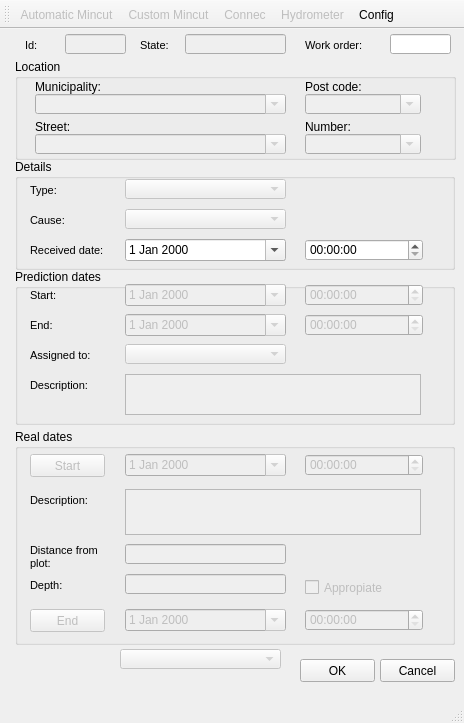
<?xml version="1.0" encoding="UTF-8"?>
<ui version="4.0">
 <class>mincut</class>
 <widget class="QMainWindow" name="mincut">
  <property name="geometry">
   <rect>
    <x>0</x>
    <y>0</y>
    <width>464</width>
    <height>723</height>
   </rect>
  </property>
  <property name="windowTitle">
   <string>Mincut</string>
  </property>
  <widget class="QWidget" name="centralwidget">
   <widget class="QGroupBox" name="groupBox">
    <property name="geometry">
     <rect>
      <x>15</x>
      <y>30</y>
      <width>441</width>
      <height>101</height>
     </rect>
    </property>
    <property name="title">
     <string>Location</string>
    </property>
    <widget class="QLabel" name="label_connec_4">
     <property name="geometry">
      <rect>
       <x>290</x>
       <y>60</y>
       <width>81</width>
       <height>16</height>
      </rect>
     </property>
     <property name="text">
      <string>Number:</string>
     </property>
    </widget>
    <widget class="QLabel" name="label_connec_5">
     <property name="geometry">
      <rect>
       <x>20</x>
       <y>60</y>
       <width>81</width>
       <height>16</height>
      </rect>
     </property>
     <property name="text">
      <string>Street:</string>
     </property>
    </widget>
    <widget class="QComboBox" name="address_number">
     <property name="enabled">
      <bool>false</bool>
     </property>
     <property name="geometry">
      <rect>
       <x>290</x>
       <y>75</y>
       <width>116</width>
       <height>20</height>
      </rect>
     </property>
     <property name="editable">
      <bool>true</bool>
     </property>
    </widget>
    <widget class="QComboBox" name="address_exploitation">
     <property name="enabled">
      <bool>false</bool>
     </property>
     <property name="geometry">
      <rect>
       <x>20</x>
       <y>35</y>
       <width>251</width>
       <height>20</height>
      </rect>
     </property>
     <property name="editable">
      <bool>true</bool>
     </property>
    </widget>
    <widget class="QComboBox" name="address_postal_code">
     <property name="enabled">
      <bool>false</bool>
     </property>
     <property name="geometry">
      <rect>
       <x>290</x>
       <y>35</y>
       <width>116</width>
       <height>20</height>
      </rect>
     </property>
     <property name="editable">
      <bool>true</bool>
     </property>
    </widget>
    <widget class="QLabel" name="label_connec_3">
     <property name="geometry">
      <rect>
       <x>290</x>
       <y>20</y>
       <width>81</width>
       <height>16</height>
      </rect>
     </property>
     <property name="text">
      <string>Post code:</string>
     </property>
    </widget>
    <widget class="QComboBox" name="address_street">
     <property name="enabled">
      <bool>false</bool>
     </property>
     <property name="geometry">
      <rect>
       <x>20</x>
       <y>75</y>
       <width>251</width>
       <height>20</height>
      </rect>
     </property>
     <property name="editable">
      <bool>true</bool>
     </property>
    </widget>
    <widget class="QLabel" name="label_connec_2">
     <property name="geometry">
      <rect>
       <x>20</x>
       <y>20</y>
       <width>81</width>
       <height>16</height>
      </rect>
     </property>
     <property name="text">
      <string>Municipality:</string>
     </property>
    </widget>
   </widget>
   <widget class="QGroupBox" name="groupBox_2">
    <property name="geometry">
     <rect>
      <x>15</x>
      <y>240</y>
      <width>440</width>
      <height>156</height>
     </rect>
    </property>
    <property name="title">
     <string>Prediction dates</string>
    </property>
    <widget class="QLabel" name="label_builtdate_4">
     <property name="geometry">
      <rect>
       <x>15</x>
       <y>45</y>
       <width>90</width>
       <height>22</height>
      </rect>
     </property>
     <property name="font">
      <font>
       <pointsize>8</pointsize>
      </font>
     </property>
     <property name="frameShape">
      <enum>QFrame::NoFrame</enum>
     </property>
     <property name="frameShadow">
      <enum>QFrame::Plain</enum>
     </property>
     <property name="text">
      <string>End:</string>
     </property>
     <property name="textFormat">
      <enum>Qt::AutoText</enum>
     </property>
     <property name="scaledContents">
      <bool>false</bool>
     </property>
     <property name="margin">
      <number>3</number>
     </property>
    </widget>
    <widget class="QDateEdit" name="cbx_date_end_predict">
     <property name="enabled">
      <bool>false</bool>
     </property>
     <property name="geometry">
      <rect>
       <x>110</x>
       <y>45</y>
       <width>161</width>
       <height>22</height>
      </rect>
     </property>
     <property name="calendarPopup">
      <bool>true</bool>
     </property>
    </widget>
    <widget class="QLabel" name="label_builtdate_3">
     <property name="geometry">
      <rect>
       <x>15</x>
       <y>15</y>
       <width>90</width>
       <height>22</height>
      </rect>
     </property>
     <property name="font">
      <font>
       <pointsize>8</pointsize>
      </font>
     </property>
     <property name="frameShape">
      <enum>QFrame::NoFrame</enum>
     </property>
     <property name="frameShadow">
      <enum>QFrame::Plain</enum>
     </property>
     <property name="text">
      <string>Start:</string>
     </property>
     <property name="textFormat">
      <enum>Qt::AutoText</enum>
     </property>
     <property name="scaledContents">
      <bool>false</bool>
     </property>
     <property name="margin">
      <number>3</number>
     </property>
    </widget>
    <widget class="QTimeEdit" name="cbx_hours_end_predict">
     <property name="enabled">
      <bool>false</bool>
     </property>
     <property name="geometry">
      <rect>
       <x>290</x>
       <y>45</y>
       <width>118</width>
       <height>22</height>
      </rect>
     </property>
    </widget>
    <widget class="QDateEdit" name="cbx_date_start_predict">
     <property name="enabled">
      <bool>false</bool>
     </property>
     <property name="geometry">
      <rect>
       <x>110</x>
       <y>15</y>
       <width>161</width>
       <height>22</height>
      </rect>
     </property>
     <property name="calendarPopup">
      <bool>true</bool>
     </property>
    </widget>
    <widget class="QTimeEdit" name="cbx_hours_start_predict">
     <property name="enabled">
      <bool>false</bool>
     </property>
     <property name="geometry">
      <rect>
       <x>290</x>
       <y>15</y>
       <width>118</width>
       <height>22</height>
      </rect>
     </property>
    </widget>
    <widget class="QTextEdit" name="pred_description">
     <property name="enabled">
      <bool>false</bool>
     </property>
     <property name="geometry">
      <rect>
       <x>110</x>
       <y>105</y>
       <width>296</width>
       <height>41</height>
      </rect>
     </property>
    </widget>
    <widget class="QLabel" name="label_builtdate_5">
     <property name="geometry">
      <rect>
       <x>15</x>
       <y>105</y>
       <width>90</width>
       <height>22</height>
      </rect>
     </property>
     <property name="font">
      <font>
       <pointsize>8</pointsize>
      </font>
     </property>
     <property name="frameShape">
      <enum>QFrame::NoFrame</enum>
     </property>
     <property name="frameShadow">
      <enum>QFrame::Plain</enum>
     </property>
     <property name="text">
      <string>Description:</string>
     </property>
     <property name="textFormat">
      <enum>Qt::AutoText</enum>
     </property>
     <property name="scaledContents">
      <bool>false</bool>
     </property>
     <property name="margin">
      <number>3</number>
     </property>
    </widget>
    <widget class="QLabel" name="label_assigned_to">
     <property name="geometry">
      <rect>
       <x>15</x>
       <y>75</y>
       <width>90</width>
       <height>22</height>
      </rect>
     </property>
     <property name="font">
      <font>
       <pointsize>8</pointsize>
      </font>
     </property>
     <property name="frameShape">
      <enum>QFrame::NoFrame</enum>
     </property>
     <property name="frameShadow">
      <enum>QFrame::Plain</enum>
     </property>
     <property name="text">
      <string>Assigned to:</string>
     </property>
     <property name="textFormat">
      <enum>Qt::AutoText</enum>
     </property>
     <property name="scaledContents">
      <bool>false</bool>
     </property>
     <property name="alignment">
      <set>Qt::AlignLeading|Qt::AlignLeft|Qt::AlignVCenter</set>
     </property>
     <property name="margin">
      <number>3</number>
     </property>
    </widget>
    <widget class="QComboBox" name="assigned_to">
     <property name="enabled">
      <bool>false</bool>
     </property>
     <property name="geometry">
      <rect>
       <x>110</x>
       <y>75</y>
       <width>161</width>
       <height>20</height>
      </rect>
     </property>
    </widget>
   </widget>
   <widget class="QGroupBox" name="groupBox_3">
    <property name="geometry">
     <rect>
      <x>15</x>
      <y>400</y>
      <width>440</width>
      <height>216</height>
     </rect>
    </property>
    <property name="title">
     <string>Real dates</string>
    </property>
    <widget class="QDateEdit" name="cbx_date_end">
     <property name="enabled">
      <bool>false</bool>
     </property>
     <property name="geometry">
      <rect>
       <x>110</x>
       <y>180</y>
       <width>161</width>
       <height>22</height>
      </rect>
     </property>
     <property name="calendarPopup">
      <bool>true</bool>
     </property>
    </widget>
    <widget class="QTimeEdit" name="cbx_hours_end">
     <property name="enabled">
      <bool>false</bool>
     </property>
     <property name="geometry">
      <rect>
       <x>290</x>
       <y>180</y>
       <width>118</width>
       <height>22</height>
      </rect>
     </property>
    </widget>
    <widget class="QDateEdit" name="cbx_date_start">
     <property name="enabled">
      <bool>false</bool>
     </property>
     <property name="geometry">
      <rect>
       <x>110</x>
       <y>25</y>
       <width>161</width>
       <height>22</height>
      </rect>
     </property>
     <property name="calendarPopup">
      <bool>true</bool>
     </property>
    </widget>
    <widget class="QTimeEdit" name="cbx_hours_start">
     <property name="enabled">
      <bool>false</bool>
     </property>
     <property name="geometry">
      <rect>
       <x>290</x>
       <y>25</y>
       <width>118</width>
       <height>22</height>
      </rect>
     </property>
    </widget>
    <widget class="QPushButton" name="btn_start">
     <property name="enabled">
      <bool>false</bool>
     </property>
     <property name="geometry">
      <rect>
       <x>15</x>
       <y>25</y>
       <width>75</width>
       <height>23</height>
      </rect>
     </property>
     <property name="text">
      <string>Start</string>
     </property>
    </widget>
    <widget class="QPushButton" name="btn_end">
     <property name="enabled">
      <bool>false</bool>
     </property>
     <property name="geometry">
      <rect>
       <x>15</x>
       <y>180</y>
       <width>75</width>
       <height>23</height>
      </rect>
     </property>
     <property name="text">
      <string>End</string>
     </property>
    </widget>
    <widget class="QTextEdit" name="real_description">
     <property name="enabled">
      <bool>false</bool>
     </property>
     <property name="geometry">
      <rect>
       <x>110</x>
       <y>60</y>
       <width>296</width>
       <height>46</height>
      </rect>
     </property>
    </widget>
    <widget class="QLabel" name="label_builtdate_6">
     <property name="geometry">
      <rect>
       <x>15</x>
       <y>60</y>
       <width>90</width>
       <height>22</height>
      </rect>
     </property>
     <property name="font">
      <font>
       <pointsize>8</pointsize>
      </font>
     </property>
     <property name="frameShape">
      <enum>QFrame::NoFrame</enum>
     </property>
     <property name="frameShadow">
      <enum>QFrame::Plain</enum>
     </property>
     <property name="text">
      <string>Description:</string>
     </property>
     <property name="textFormat">
      <enum>Qt::AutoText</enum>
     </property>
     <property name="scaledContents">
      <bool>false</bool>
     </property>
     <property name="margin">
      <number>3</number>
     </property>
    </widget>
    <widget class="QCheckBox" name="appropiate">
     <property name="enabled">
      <bool>false</bool>
     </property>
     <property name="geometry">
      <rect>
       <x>290</x>
       <y>150</y>
       <width>121</width>
       <height>17</height>
      </rect>
     </property>
     <property name="text">
      <string>Appropiate</string>
     </property>
    </widget>
    <widget class="QLineEdit" name="depth">
     <property name="enabled">
      <bool>false</bool>
     </property>
     <property name="geometry">
      <rect>
       <x>110</x>
       <y>145</y>
       <width>161</width>
       <height>20</height>
      </rect>
     </property>
     <property name="inputMask">
      <string/>
     </property>
     <property name="text">
      <string/>
     </property>
    </widget>
    <widget class="QLabel" name="label_label_x_4">
     <property name="geometry">
      <rect>
       <x>15</x>
       <y>110</y>
       <width>90</width>
       <height>36</height>
      </rect>
     </property>
     <property name="font">
      <font>
       <pointsize>8</pointsize>
      </font>
     </property>
     <property name="frameShape">
      <enum>QFrame::NoFrame</enum>
     </property>
     <property name="frameShadow">
      <enum>QFrame::Plain</enum>
     </property>
     <property name="text">
      <string>Distance from plot:</string>
     </property>
     <property name="textFormat">
      <enum>Qt::AutoText</enum>
     </property>
     <property name="scaledContents">
      <bool>false</bool>
     </property>
     <property name="alignment">
      <set>Qt::AlignLeading|Qt::AlignLeft|Qt::AlignVCenter</set>
     </property>
     <property name="wordWrap">
      <bool>true</bool>
     </property>
     <property name="margin">
      <number>3</number>
     </property>
    </widget>
    <widget class="QLineEdit" name="distance">
     <property name="enabled">
      <bool>false</bool>
     </property>
     <property name="geometry">
      <rect>
       <x>110</x>
       <y>115</y>
       <width>161</width>
       <height>20</height>
      </rect>
     </property>
     <property name="inputMask">
      <string/>
     </property>
     <property name="text">
      <string/>
     </property>
    </widget>
    <widget class="QLabel" name="label_label_x_5">
     <property name="geometry">
      <rect>
       <x>15</x>
       <y>145</y>
       <width>90</width>
       <height>22</height>
      </rect>
     </property>
     <property name="font">
      <font>
       <pointsize>8</pointsize>
      </font>
     </property>
     <property name="frameShape">
      <enum>QFrame::NoFrame</enum>
     </property>
     <property name="frameShadow">
      <enum>QFrame::Plain</enum>
     </property>
     <property name="text">
      <string>Depth:</string>
     </property>
     <property name="textFormat">
      <enum>Qt::AutoText</enum>
     </property>
     <property name="scaledContents">
      <bool>false</bool>
     </property>
     <property name="alignment">
      <set>Qt::AlignLeading|Qt::AlignLeft|Qt::AlignVCenter</set>
     </property>
     <property name="margin">
      <number>3</number>
     </property>
    </widget>
   </widget>
   <widget class="QGroupBox" name="groupBox_4">
    <property name="geometry">
     <rect>
      <x>15</x>
      <y>130</y>
      <width>440</width>
      <height>111</height>
     </rect>
    </property>
    <property name="title">
     <string>Details</string>
    </property>
    <widget class="QLabel" name="label_label_x_8">
     <property name="geometry">
      <rect>
       <x>15</x>
       <y>50</y>
       <width>90</width>
       <height>22</height>
      </rect>
     </property>
     <property name="font">
      <font>
       <pointsize>8</pointsize>
      </font>
     </property>
     <property name="frameShape">
      <enum>QFrame::NoFrame</enum>
     </property>
     <property name="frameShadow">
      <enum>QFrame::Plain</enum>
     </property>
     <property name="text">
      <string>Cause:</string>
     </property>
     <property name="textFormat">
      <enum>Qt::AutoText</enum>
     </property>
     <property name="scaledContents">
      <bool>false</bool>
     </property>
     <property name="alignment">
      <set>Qt::AlignLeading|Qt::AlignLeft|Qt::AlignVCenter</set>
     </property>
     <property name="margin">
      <number>3</number>
     </property>
    </widget>
    <widget class="QComboBox" name="type">
     <property name="enabled">
      <bool>false</bool>
     </property>
     <property name="geometry">
      <rect>
       <x>110</x>
       <y>20</y>
       <width>161</width>
       <height>20</height>
      </rect>
     </property>
    </widget>
    <widget class="QLabel" name="label_label_x_7">
     <property name="geometry">
      <rect>
       <x>15</x>
       <y>20</y>
       <width>90</width>
       <height>22</height>
      </rect>
     </property>
     <property name="font">
      <font>
       <pointsize>8</pointsize>
      </font>
     </property>
     <property name="frameShape">
      <enum>QFrame::NoFrame</enum>
     </property>
     <property name="frameShadow">
      <enum>QFrame::Plain</enum>
     </property>
     <property name="text">
      <string>Type:</string>
     </property>
     <property name="textFormat">
      <enum>Qt::AutoText</enum>
     </property>
     <property name="scaledContents">
      <bool>false</bool>
     </property>
     <property name="alignment">
      <set>Qt::AlignLeading|Qt::AlignLeft|Qt::AlignVCenter</set>
     </property>
     <property name="margin">
      <number>3</number>
     </property>
    </widget>
    <widget class="QComboBox" name="cause">
     <property name="enabled">
      <bool>false</bool>
     </property>
     <property name="geometry">
      <rect>
       <x>110</x>
       <y>50</y>
       <width>161</width>
       <height>20</height>
      </rect>
     </property>
    </widget>
    <widget class="QLabel" name="label_label_x_10">
     <property name="geometry">
      <rect>
       <x>15</x>
       <y>80</y>
       <width>90</width>
       <height>22</height>
      </rect>
     </property>
     <property name="font">
      <font>
       <pointsize>8</pointsize>
      </font>
     </property>
     <property name="frameShape">
      <enum>QFrame::NoFrame</enum>
     </property>
     <property name="frameShadow">
      <enum>QFrame::Plain</enum>
     </property>
     <property name="text">
      <string>Received date:</string>
     </property>
     <property name="textFormat">
      <enum>Qt::AutoText</enum>
     </property>
     <property name="scaledContents">
      <bool>false</bool>
     </property>
     <property name="alignment">
      <set>Qt::AlignLeading|Qt::AlignLeft|Qt::AlignVCenter</set>
     </property>
     <property name="margin">
      <number>3</number>
     </property>
    </widget>
    <widget class="QDateEdit" name="cbx_recieved_day">
     <property name="enabled">
      <bool>true</bool>
     </property>
     <property name="geometry">
      <rect>
       <x>110</x>
       <y>80</y>
       <width>161</width>
       <height>22</height>
      </rect>
     </property>
     <property name="calendarPopup">
      <bool>true</bool>
     </property>
    </widget>
    <widget class="QTimeEdit" name="cbx_recieved_time">
     <property name="enabled">
      <bool>true</bool>
     </property>
     <property name="geometry">
      <rect>
       <x>290</x>
       <y>80</y>
       <width>118</width>
       <height>22</height>
      </rect>
     </property>
    </widget>
   </widget>
   <widget class="QLabel" name="label_label_x_11">
    <property name="geometry">
     <rect>
      <x>140</x>
      <y>5</y>
      <width>90</width>
      <height>22</height>
     </rect>
    </property>
    <property name="font">
     <font>
      <pointsize>8</pointsize>
     </font>
    </property>
    <property name="frameShape">
     <enum>QFrame::NoFrame</enum>
    </property>
    <property name="frameShadow">
     <enum>QFrame::Plain</enum>
    </property>
    <property name="text">
     <string>State:</string>
    </property>
    <property name="textFormat">
     <enum>Qt::AutoText</enum>
    </property>
    <property name="scaledContents">
     <bool>false</bool>
    </property>
    <property name="alignment">
     <set>Qt::AlignLeading|Qt::AlignLeft|Qt::AlignVCenter</set>
    </property>
    <property name="margin">
     <number>3</number>
    </property>
   </widget>
   <widget class="QLineEdit" name="state">
    <property name="enabled">
     <bool>false</bool>
    </property>
    <property name="geometry">
     <rect>
      <x>185</x>
      <y>5</y>
      <width>101</width>
      <height>20</height>
     </rect>
    </property>
    <property name="text">
     <string/>
    </property>
   </widget>
   <widget class="QPushButton" name="btn_cancel">
    <property name="geometry">
     <rect>
      <x>380</x>
      <y>630</y>
      <width>75</width>
      <height>23</height>
     </rect>
    </property>
    <property name="text">
     <string>Cancel</string>
    </property>
   </widget>
   <widget class="QPushButton" name="btn_accept">
    <property name="geometry">
     <rect>
      <x>300</x>
      <y>630</y>
      <width>75</width>
      <height>23</height>
     </rect>
    </property>
    <property name="text">
     <string>OK</string>
    </property>
   </widget>
   <widget class="QLineEdit" name="work_order">
    <property name="enabled">
     <bool>true</bool>
    </property>
    <property name="geometry">
     <rect>
      <x>390</x>
      <y>5</y>
      <width>61</width>
      <height>20</height>
     </rect>
    </property>
    <property name="text">
     <string/>
    </property>
   </widget>
   <widget class="QLineEdit" name="result_mincut_id">
    <property name="enabled">
     <bool>false</bool>
    </property>
    <property name="geometry">
     <rect>
      <x>65</x>
      <y>5</y>
      <width>61</width>
      <height>20</height>
     </rect>
    </property>
    <property name="text">
     <string/>
    </property>
   </widget>
   <widget class="QLabel" name="label_label_x_9">
    <property name="geometry">
     <rect>
      <x>25</x>
      <y>5</y>
      <width>51</width>
      <height>22</height>
     </rect>
    </property>
    <property name="font">
     <font>
      <pointsize>8</pointsize>
     </font>
    </property>
    <property name="frameShape">
     <enum>QFrame::NoFrame</enum>
    </property>
    <property name="frameShadow">
     <enum>QFrame::Plain</enum>
    </property>
    <property name="text">
     <string>Id:</string>
    </property>
    <property name="textFormat">
     <enum>Qt::AutoText</enum>
    </property>
    <property name="scaledContents">
     <bool>false</bool>
    </property>
    <property name="alignment">
     <set>Qt::AlignLeading|Qt::AlignLeft|Qt::AlignVCenter</set>
    </property>
    <property name="margin">
     <number>3</number>
    </property>
   </widget>
   <widget class="QLabel" name="label_label_x_12">
    <property name="geometry">
     <rect>
      <x>305</x>
      <y>5</y>
      <width>90</width>
      <height>22</height>
     </rect>
    </property>
    <property name="font">
     <font>
      <pointsize>8</pointsize>
     </font>
    </property>
    <property name="frameShape">
     <enum>QFrame::NoFrame</enum>
    </property>
    <property name="frameShadow">
     <enum>QFrame::Plain</enum>
    </property>
    <property name="text">
     <string>Work order:</string>
    </property>
    <property name="textFormat">
     <enum>Qt::AutoText</enum>
    </property>
    <property name="scaledContents">
     <bool>false</bool>
    </property>
    <property name="alignment">
     <set>Qt::AlignLeading|Qt::AlignLeft|Qt::AlignVCenter</set>
    </property>
    <property name="margin">
     <number>3</number>
    </property>
   </widget>
   <widget class="QComboBox" name="exec_user">
    <property name="enabled">
     <bool>false</bool>
    </property>
    <property name="geometry">
     <rect>
      <x>120</x>
      <y>620</y>
      <width>161</width>
      <height>20</height>
     </rect>
    </property>
   </widget>
  </widget>
  <widget class="QStatusBar" name="statusbar"/>
  <widget class="QToolBar" name="toolBar">
   <property name="windowTitle">
    <string>toolBar</string>
   </property>
   <property name="iconSize">
    <size>
     <width>20</width>
     <height>20</height>
    </size>
   </property>
   <attribute name="toolBarArea">
    <enum>TopToolBarArea</enum>
   </attribute>
   <attribute name="toolBarBreak">
    <bool>false</bool>
   </attribute>
   <addaction name="actionMincut"/>
   <addaction name="actionCustomMincut"/>
   <addaction name="actionAddConnec"/>
   <addaction name="actionAddHydrometer"/>
   <addaction name="actionConfig"/>
  </widget>
  <action name="actionConfig">
   <property name="enabled">
    <bool>true</bool>
   </property>
   <property name="icon">
    <iconset>
     <normaloff>../icons/99.png</normaloff>../icons/99.png</iconset>
   </property>
   <property name="text">
    <string>Config</string>
   </property>
   <property name="iconText">
    <string>Config</string>
   </property>
  </action>
  <action name="actionMincut">
   <property name="enabled">
    <bool>false</bool>
   </property>
   <property name="icon">
    <iconset>
     <normaloff>../icons/126.png</normaloff>../icons/126.png</iconset>
   </property>
   <property name="text">
    <string>Automatic Mincut</string>
   </property>
   <property name="toolTip">
    <string>Automatic Mincut</string>
   </property>
  </action>
  <action name="actionCustomMincut">
   <property name="enabled">
    <bool>false</bool>
   </property>
   <property name="icon">
    <iconset>
     <normaloff>../icons/123.png</normaloff>../icons/123.png</iconset>
   </property>
   <property name="text">
    <string>Custom Mincut</string>
   </property>
   <property name="toolTip">
    <string>Custom Mincut</string>
   </property>
  </action>
  <action name="actionAddConnec">
   <property name="enabled">
    <bool>false</bool>
   </property>
   <property name="icon">
    <iconset>
     <normaloff>../icons/121.png</normaloff>../icons/121.png</iconset>
   </property>
   <property name="text">
    <string>Connec</string>
   </property>
  </action>
  <action name="actionAddHydrometer">
   <property name="enabled">
    <bool>false</bool>
   </property>
   <property name="icon">
    <iconset>
     <normaloff>../icons/122.png</normaloff>../icons/122.png</iconset>
   </property>
   <property name="text">
    <string>Hydrometer</string>
   </property>
  </action>
 </widget>
 <resources/>
 <connections/>
</ui>
